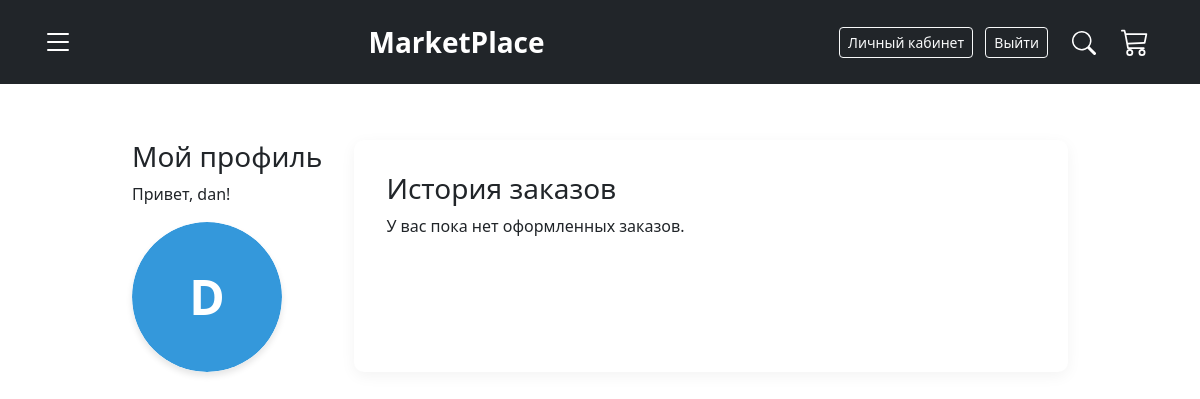
Before: /profile/ (signed in) with the older database file.
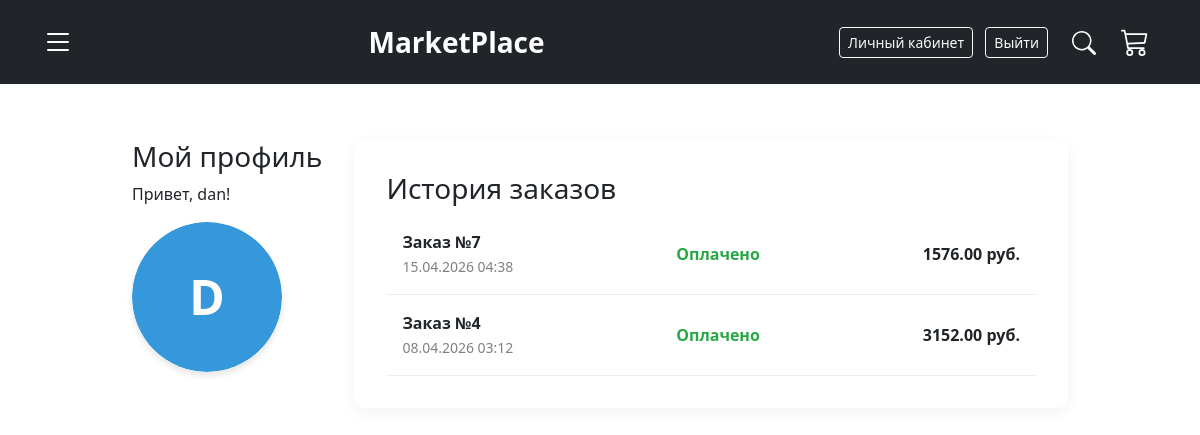
After: the same page with the newer database file.
### store/models.py (models this page shows, shortened)
class Order(models.Model):
    customer = models.ForeignKey(User, on_delete=models.SET_NULL, null=True, blank=True)
    date_ordered = models.DateTimeField(auto_now_add=True)
    complete = models.BooleanField(default=False)  # False = корзина, True = оформлен
    transaction_id = models.CharField(max_length=100, null=True)
    @property
    def get_cart_total(self):
        orderitems = self.orderitem_set.all()
        total = sum([item.get_total for item in orderitems if item.product])
        return total
    @property
    def get_cart_items(self):
        orderitems = self.orderitem_set.all()
        total = sum([item.quantity for item in orderitems if item.product])
        return total

class OrderItem(models.Model):
    product = models.ForeignKey(Product, on_delete=models.SET_NULL, null=True)
    order = models.ForeignKey(Order, on_delete=models.SET_NULL, null=True)
    quantity = models.IntegerField(default=0, null=True, blank=True)
    date_added = models.DateTimeField(auto_now_add=True)
    @property
    def get_total(self):
        if self.product:
            return self.product.price * self.quantity
        return 0

class Product(models.Model):
    title = models.CharField(max_length=200)
    description = models.TextField()
    price = models.DecimalField(max_digits=10, decimal_places=2)
    category = models.ForeignKey(Category, on_delete=models.CASCADE)
    image = models.ImageField(upload_to='products/', null=True, blank=True)
    seller = models.ForeignKey(
        User,
        on_delete=models.SET_NULL,
        null=True,
        blank=True,
        verbose_name="Продавец"
    )

### store/views.py (the view)
# urls.py: path('profile/', profile, name='profile'),
@login_required
def profile(request):
    user_profile, created = Profile.objects.get_or_create(user=request.user)
    if request.method == 'POST' and request.FILES.get('profile_pic'):
        user_profile.image = request.FILES['profile_pic']
        user_profile.save()
        return redirect('profile')
    context = {}
    if user_profile.is_seller:
        my_products = Product.objects.filter(seller=request.user)
        context['my_products'] = my_products
        context['is_seller'] = True
        context['company_name'] = user_profile.company_name
    else:
        orders = Order.objects.filter(customer=request.user, complete=True).order_by('-date_ordered')
        context['orders'] = orders
        context['is_seller'] = False
    return render(request, 'users/profile.html', context) # Добавил 'users/' если нужно

### store/context_processors.py (called while the page is built)
def cart_status(request):
    categories = Category.objects.all() # Получаем все категории
    if request.user.is_authenticated:
        order, created = Order.objects.get_or_create(customer=request.user, complete=False)
        cart_total = order.get_cart_items
    else:
        cart_total = 0
    return {
        'cart_total': cart_total,
        'all_categories': categories # Теперь категории доступны везде
    }

### templates/users/profile.html (shortened to what this page needs)
{% extends 'base.html' %}
{% load static %}
{% block content %}
<div class="profile-container">
    <div class="profile-sidebar">
        <h3>Мой профиль</h3>
        <p>Привет, {{ user.username }}!</p>
        <form id="avatarForm" method="POST" enctype="multipart/form-data">
            <div class="avatar-wrapper" onclick="document.getElementById('fileInput').click()">
                {% if user.profile.image and 'default' not in user.profile.image.url %}
                    <img src="{{ user.profile.image.url }}" alt="Аватар">
                {% else %}
                    <div style="width: 100%; height: 100%; border-radius: 50%; background-color: #3498db; color: white; display: flex; justify-content: center; align-items: center; font-size: 3rem; font-weight: bold;">
                        {{ user.username|slice:":1"|upper }}
                    </div>
                {% endif %}
            </div>
        </form>
    </div>
    <div class="profile-content">
        {% if is_seller %}
            <div class="seller-panel">
                <h3>Панель продавца{% if user.profile.company_name %} — {{ user.profile.company_name }}{% endif %}</h3>
                <a href="{% url 'add_product' %}" style="display:inline-block; margin-bottom: 20px; padding: 10px 20px; background: #3498db; color: white; text-decoration: none; border-radius: 5px;">
                    + Добавить товар
                </a>
                <h4>Мои товары:</h4>
                {% if my_products %}
                    <ul>
                        {% for item in my_products %}
                            <li style="display: flex; align-items: center; justify-content: space-between;">
                                <div>
                                    {{ item.title }} — <strong>{{ item.price|floatformat:2 }} руб.</strong>
                                </div>
                                <div style="display: flex; gap: 10px;">
                                    <a href="{% url 'edit_product' item.id %}" style="padding: 4px 8px; background: #f39c12; color: white; text-decoration: none; border-radius: 4px; font-size: 14px;">
                                        Изменить
                                    </a>
                                    <form action="{% url 'delete_product' item.id %}" method="POST" style="margin: 0;" onsubmit="return confirm('Вы уверены, что хотите удалить «{{ item.title }}»? Это действие нельзя отменить.');">
                                        {% csrf_token %}
                                        <button type="submit" style="padding: 4px 8px; background: #e74c3c; color: white; border: none; border-radius: 4px; font-size: 14px; cursor: pointer;">
                                            Удалить
                                        </button>
                                    </form>
                                </div>
                            </li>
                        {% endfor %}
                    </ul>
                {% else %}
                    <p>Вы ещё не выставили ни одного товара.</p>
                {% endif %}
            </div>
        {% else %}
            <h3>История заказов</h3>
            {% if orders %}
                {% for order in orders %}
                <div class="order-card">
                    <div>
                        <strong>Заказ №{{ order.id }}</strong> <br>
                        <small style="color: gray;">{{ order.date_ordered|date:"d.m.Y H:i" }}</small>
                    </div>
                    <div class="status-paid">Оплачено</div>
                    <div><strong>{{ order.get_cart_total|floatformat:2 }} руб.</strong></div>
                </div>
                {% endfor %}
            {% else %}
                <p>У вас пока нет оформленных заказов.</p>
            {% endif %}
        {% endif %}
    </div>
</div>
{% endblock content %}

Changed rows visible on the page:
added Order: id "7", date_ordered "15.04.2026 04:38", get_cart_total "1576.00"
now on this page (row edited): Order: id "4", date_ordered "08.04.2026 03:12", get_cart_total "3152.00"
Other visible differences:
text no longer shown: "У вас пока нет оформленных заказов."
